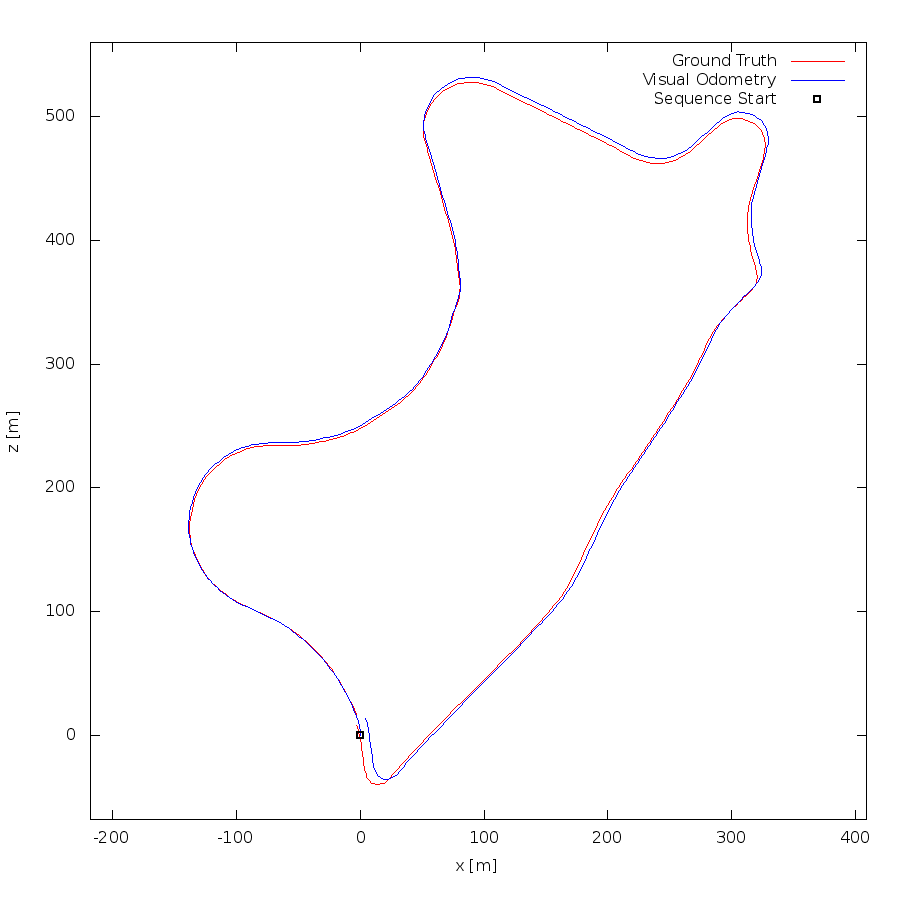

gnuplot code for this plot:
set term postscript eps enhanced color
set output "09.eps"
set size ratio -1
set xrange [-218:409]
set yrange [-68:560]
set xlabel "x [m]"
set ylabel "z [m]"
plot "09.txt" using 1:2 lc rgb "#FF0000" title 'Ground Truth' w lines,"09.txt" using 3:4 lc rgb "#0000FF" title 'Visual Odometry' w lines,"< head -1 09.txt" using 1:2 lc rgb "#000000" pt 4 ps 1 lw 2 title 'Sequence Start' w points
